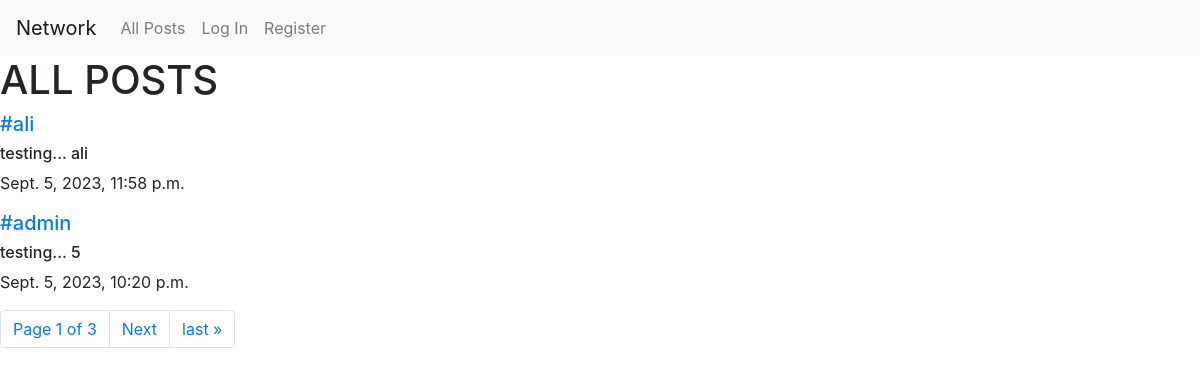
The app's page /, older data.
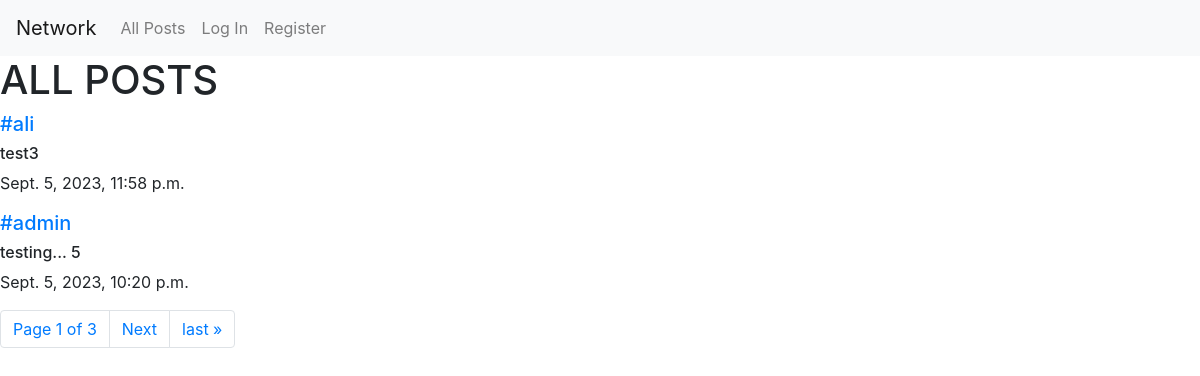
The same page, newer data.
### network/models.py (models this page shows, shortened)
class Post(models.Model):
    content = models.CharField(max_length=260)
    user = models.ForeignKey(User, on_delete=models.CASCADE, related_name="writer")
    date = models.DateTimeField(auto_now_add=True)

class User(AbstractUser):
    pass

### network/views.py (the view)
# urls.py: path("", views.index, name="index"),
def index(request):
    allPosts = Post.objects.all().order_by("id").reverse()
    paginator = Paginator(allPosts, 2)
    page_number = request.GET.get('page')
    page_obj = paginator.get_page(page_number)
    return render(request, "network/index.html", {
        "allPosts": allPosts,
        "page_obj": page_obj
    })

### network/templates/network/index.html (shortened to what this page needs)
{% extends "network/layout.html" %}
{% block body %}
    <div id="body">
        <h1>ALL POSTS</h1>
    </div>
    <div class="allPosts">
        {% for post in page_obj %}
            <div>
                <h5 class="username"><a href="{% url 'profile' user_id=post.user.id %}">#{{ post.user }}</a></h5>
                <h6 class="content" id="content_{{ post.id }}">{{ post.content }}</h6>
                <p class="date">{{ post.date }}</p>
            </div>
        {% endfor %}
    </div>
    <nav aria-label="Page navigation example">
        <ul class="pagination">
                <li class="page-item"><a href="" class="page-link">Page {{ page_obj.number }} of {{ page_obj.paginator.num_pages }}</a></li>
            {% if page_obj.has_next %}
                <li class="page-item"><a class="page-link" href="?page={{ page_obj.next_page_number }}">Next</a></li>
                <li class="page-item"><a class="page-link" href="?page={{ page_obj.paginator.num_pages }}">last &raquo;</a></li>
            {% endif %}
        </ul>
      </nav>
{% endblock %}

Row changes from the older to the newer data that the page shows:
changed Post "ali": content "testing... ali" → "test3"
